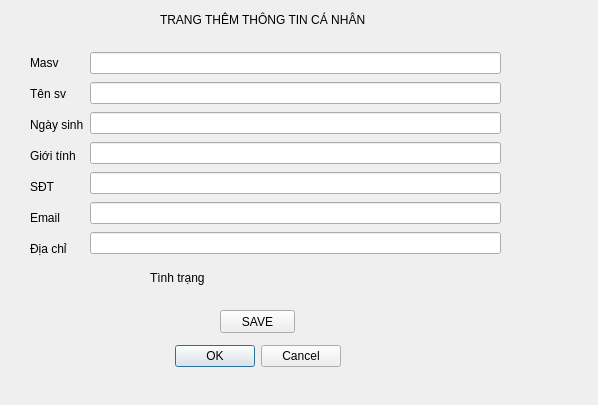
<?xml version="1.0" encoding="UTF-8"?>
<ui version="4.0">
 <class>themthongtin</class>
 <widget class="QDialog" name="themthongtin">
  <property name="geometry">
   <rect>
    <x>0</x>
    <y>0</y>
    <width>598</width>
    <height>405</height>
   </rect>
  </property>
  <property name="windowTitle">
   <string>Dialog</string>
  </property>
  <widget class="QDialogButtonBox" name="buttonBox">
   <property name="geometry">
    <rect>
     <x>0</x>
     <y>340</y>
     <width>341</width>
     <height>32</height>
    </rect>
   </property>
   <property name="orientation">
    <enum>Qt::Horizontal</enum>
   </property>
   <property name="standardButtons">
    <set>QDialogButtonBox::Cancel|QDialogButtonBox::Ok</set>
   </property>
  </widget>
  <widget class="QLabel" name="label">
   <property name="geometry">
    <rect>
     <x>160</x>
     <y>10</y>
     <width>221</width>
     <height>20</height>
    </rect>
   </property>
   <property name="text">
    <string>TRANG THÊM THÔNG TIN CÁ NHÂN</string>
   </property>
  </widget>
  <widget class="QLabel" name="tinhtrang">
   <property name="geometry">
    <rect>
     <x>150</x>
     <y>270</y>
     <width>101</width>
     <height>16</height>
    </rect>
   </property>
   <property name="text">
    <string>Tình trạng</string>
   </property>
  </widget>
  <widget class="QPushButton" name="pushButton">
   <property name="geometry">
    <rect>
     <x>220</x>
     <y>310</y>
     <width>75</width>
     <height>23</height>
    </rect>
   </property>
   <property name="text">
    <string>SAVE</string>
   </property>
  </widget>
  <widget class="QWidget" name="">
   <property name="geometry">
    <rect>
     <x>30</x>
     <y>50</y>
     <width>471</width>
     <height>211</height>
    </rect>
   </property>
   <layout class="QHBoxLayout" name="horizontalLayout">
    <item>
     <layout class="QVBoxLayout" name="verticalLayout">
      <item>
       <widget class="QLabel" name="label_2">
        <property name="text">
         <string>Masv</string>
        </property>
       </widget>
      </item>
      <item>
       <widget class="QLabel" name="label_3">
        <property name="text">
         <string>Tên sv</string>
        </property>
       </widget>
      </item>
      <item>
       <widget class="QLabel" name="label_4">
        <property name="text">
         <string>Ngày sinh</string>
        </property>
       </widget>
      </item>
      <item>
       <widget class="QLabel" name="label_5">
        <property name="text">
         <string>Giới tính</string>
        </property>
       </widget>
      </item>
      <item>
       <widget class="QLabel" name="label_6">
        <property name="text">
         <string>SĐT</string>
        </property>
       </widget>
      </item>
      <item>
       <widget class="QLabel" name="label_7">
        <property name="text">
         <string>Email</string>
        </property>
       </widget>
      </item>
      <item>
       <widget class="QLabel" name="label_8">
        <property name="text">
         <string>Địa chỉ</string>
        </property>
       </widget>
      </item>
     </layout>
    </item>
    <item>
     <layout class="QVBoxLayout" name="verticalLayout_2">
      <item>
       <widget class="QLineEdit" name="masv"/>
      </item>
      <item>
       <widget class="QLineEdit" name="tensv"/>
      </item>
      <item>
       <widget class="QLineEdit" name="ngaysinh"/>
      </item>
      <item>
       <widget class="QLineEdit" name="gioitinh"/>
      </item>
      <item>
       <widget class="QLineEdit" name="sdt"/>
      </item>
      <item>
       <widget class="QLineEdit" name="email"/>
      </item>
      <item>
       <widget class="QLineEdit" name="diachi"/>
      </item>
     </layout>
    </item>
   </layout>
  </widget>
 </widget>
 <resources/>
 <connections>
  <connection>
   <sender>buttonBox</sender>
   <signal>accepted()</signal>
   <receiver>themthongtin</receiver>
   <slot>accept()</slot>
   <hints>
    <hint type="sourcelabel">
     <x>248</x>
     <y>254</y>
    </hint>
    <hint type="destinationlabel">
     <x>157</x>
     <y>274</y>
    </hint>
   </hints>
  </connection>
  <connection>
   <sender>buttonBox</sender>
   <signal>rejected()</signal>
   <receiver>themthongtin</receiver>
   <slot>reject()</slot>
   <hints>
    <hint type="sourcelabel">
     <x>316</x>
     <y>260</y>
    </hint>
    <hint type="destinationlabel">
     <x>286</x>
     <y>274</y>
    </hint>
   </hints>
  </connection>
 </connections>
</ui>
